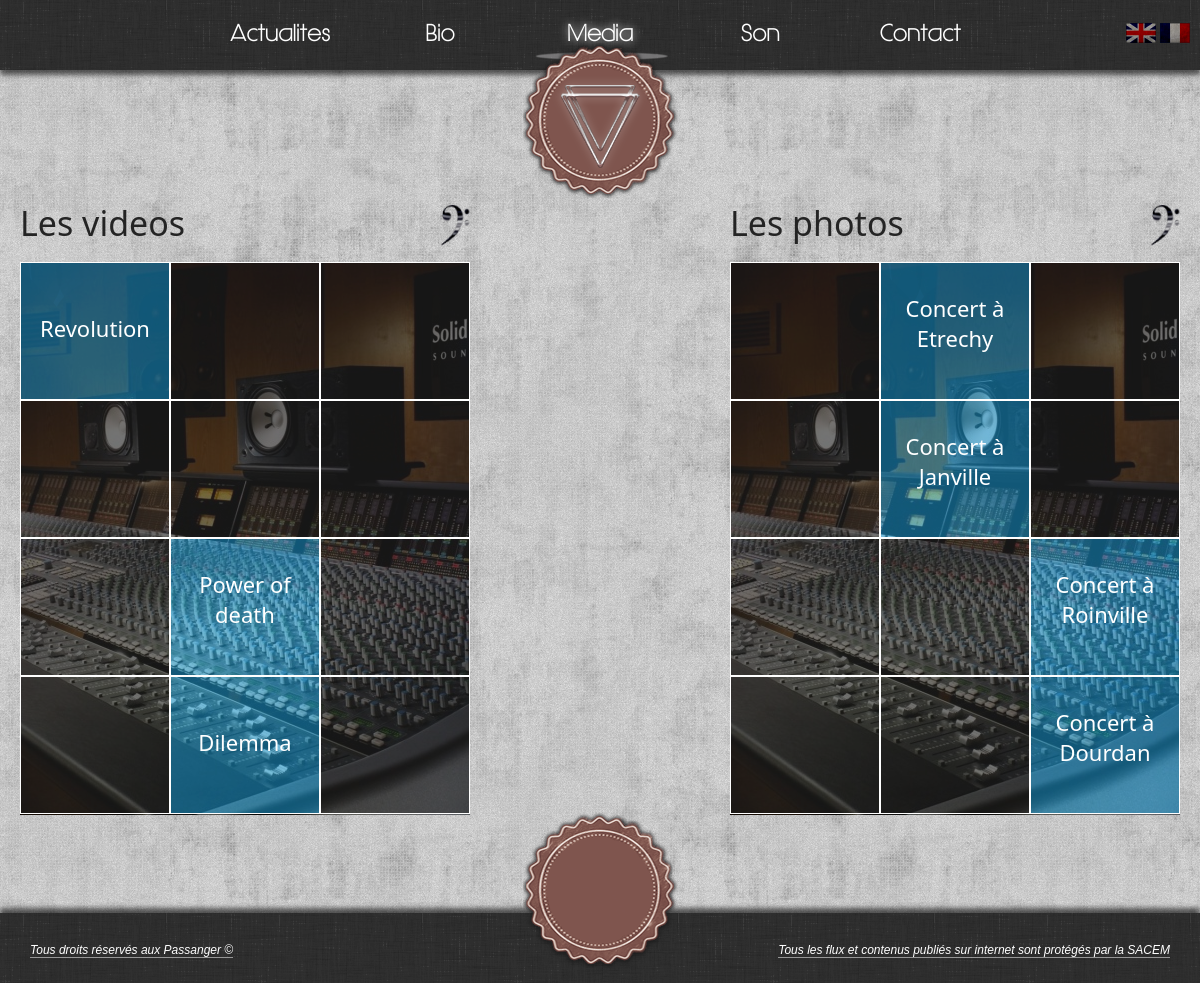
Screenshot of /fr-media with the database file from the repository.
### tables this page shows
CREATE TABLE IF NOT EXISTS `links` (
  `idLinks` smallint(5) unsigned NOT NULL AUTO_INCREMENT,
  `text` varchar(200) NOT NULL,
  `href` mediumtext NOT NULL,
  `lang` varchar(2) NOT NULL,
  PRIMARY KEY (`idLinks`)
);

CREATE TABLE IF NOT EXISTS `video` (
  `idVideo` smallint(5) unsigned NOT NULL AUTO_INCREMENT,
  `nom_table` varchar(255) NOT NULL,
  `url` longtext NOT NULL,
  `title` varchar(250) NOT NULL,
  `description` mediumtext NOT NULL,
  `thumb` varchar(250) NOT NULL,
  `lang` varchar(2) NOT NULL,
  PRIMARY KEY (`idVideo`)
);

CREATE TABLE IF NOT EXISTS `album_photo` (
  `idAlbum` smallint(5) NOT NULL AUTO_INCREMENT,
  `nomAlbum` varchar(255) NOT NULL DEFAULT '',
  `nbPhotos` int(5) NOT NULL DEFAULT '0',
  `dateAlbum` varchar(10) NOT NULL DEFAULT '',
  `lang` varchar(2) NOT NULL DEFAULT 'fr',
  PRIMARY KEY (`idAlbum`)
);

### class/Session.php (called while the page is built, shortened)
<?php
class Session{
    public function __construct($sessionName = 'anonyme',$cookieParams = array(), $timeout = 3600){
        $this->sessionName = (string) $sessionName;
        $this->cookieParams = array_merge(
			session_get_cookie_params(),
			$cookieParams
        );
    }
    public function write($key, $value){
        return $this;
    }
    public function read($key, $default = NULL){
        return (isset($_SESSION[$key]))? $_SESSION[$key] : $default;
    }
}

### bootstrap.php (called while the page is built, shortened)
<?php
require_once 'class/Session.php';
$session = new Session();

### class/Links.php (called while the page is built)
<?php
class Links{
    private $pdo = null;
    private $lang = null;
    public function __construct($pdo, $lang){
        $this->pdo = $pdo;
        $this->lang = $lang;
    }
    public function getAllLinks(){
        $request = "SELECT idLinks, text, href
			FROM links
			WHERE lang='".$this->lang."'";
		$links_array = array();
        try{
            $result = $this->pdo->query($request);
            while($ligne = $result->fetch(PDO::FETCH_ASSOC)){
                    $links_array[$ligne['idLinks']] = $ligne;
            }
            return $links_array;
        }catch(PDOException $e){
            print $e->getMessage();
        }
        return array();
    }
}

### class/Video.php (called while the page is built, shortened)
<?php
class Video{
    private $pdo = null;
    private $lang = null;
    public function __construct($pdo, $lang){
        $this->pdo = $pdo;
        $this->lang = $lang;
    }
    public function getAllVideo(){
        $request = "SELECT *
			FROM video
			WHERE lang='".$this->lang."'";
        $videos_array = array();
        try{
            $result = $this->pdo->query($request);
            while($ligne = $result->fetch(PDO::FETCH_ASSOC)){
                    $videos_array[$ligne['idVideo']] = $ligne;
            }
            return $videos_array;
        }catch(PDOException $e){
            print $e->getMessage();
        }
        return array();
    }
}

### class/AlbumPhoto.php (called while the page is built, shortened)
<?php
class AlbumPhoto{
    private $pdo = null;
    private $lang = null;
    public function __construct($pdo, $lang){
        $this->pdo = $pdo;
        $this->lang = $lang;
    }
    public function getAllAlbumPhoto(){
        $request = "SELECT idAlbum, nomAlbum, nbPhotos , dateAlbum
			FROM album_photo
			WHERE lang='".$this->lang."'
			ORDER BY dateAlbum DESC";
        $album_array = array();
        try {
            $result = $this->pdo->query($request);
            while($ligne = $result->fetch(PDO::FETCH_ASSOC)){
				$album_array[$ligne['idAlbum']] = $ligne;
            }
            return $album_array;
        } catch(PDOException $e) {
            print $e->getMessage();
        }
        return array();
    }
}

### media.php (the view, shortened to what this page needs)
<?php
    require_once 'class/Video.php';
    require_once 'class/AlbumPhoto.php';
    $Video = new Video($pdo,$session->read('langue'));
    $videos = $Video->getAllVideo();
    $AlbumPhoto = new AlbumPhoto($pdo,$session->read('langue'));
    $albums = $AlbumPhoto->getAllAlbumPhoto();
    $x_videos_array = array();
    for($k = 0; $k < count($videos); $k++){
	$x_videos_array[] = rand(0,2);
    }
    $y_videos_array = array();
    for($k = 0; $k < count($videos); $k++){
	$temp = rand(0,3);
	while(in_array($temp, $y_videos_array)){
	    $temp = rand(0,3);
	}
	$y_videos_array[] = $temp;
    }
    sort($x_videos_array);
    sort($y_videos_array);
    reset($videos);
    $x_album_array = array();
    for($k = 0; $k < count($albums); $k++){
	$x_album_array[] = rand(0,2);
    }
    $y_album_array = array();
    for($k = 0; $k < count($albums); $k++){
	$temp = rand(0,3);
	while(in_array($temp, $y_album_array)){
	    $temp = rand(0,3);
	}
	$y_album_array[] = $temp;
    }
    sort($x_album_array);
    sort($y_album_array);
    reset($albums);
?>
<div id="conteneur">
    <div class="left-column">
	<h1><?php echo VIDEO_TITLE;?></h1>
	<?php
	    $cpt = 0;
	    for($j = 0; $j < 4; $j++){
		for($i = 0; $i < 3; $i++){
		    if($cpt < count($videos) && $x_videos_array[$cpt] == $i && $y_videos_array[$cpt] == $j){
			$object = current($videos);
			echo '<div class="cube-preview active-vignette" data-id="' . $object["idVideo"] . '" style="' . (count(explode(' ', $object["title"])) > 1 ? 'padding-top: 30px; height: 106px;' : '') . '">' .
				$object["title"]
				. '</div>';
			$cpt++;
			next($videos);
		    }
		    else {
			echo '<div class="cube-preview"></div>';
		    }
		}
	    }
	?>
    </div>
    <div class="right-column">
	<h1><?php echo IMAGE_TITLE;?></h1>
	<?php
	    $cpt = 0;
	    for($j = 0; $j < 4; $j++){
		for($i = 0; $i < 3; $i++){
		    if($cpt < count($albums) && $x_album_array[$cpt] == $i && $y_album_array[$cpt] == $j){
			$object = current($albums);
			echo '<div class="cube-preview active-vignette" data-id="' . $object["idAlbum"] . '" style="' . (count(explode(' ', $object["nomAlbum"])) > 1 ? 'padding-top: 30px; height: 106px;' : '') . '">' .
				$object["nomAlbum"]
				. '</div>';
			$cpt++;
			next($albums);
		    }
		    else {
			echo '<div class="cube-preview"></div>';
		    }
		}
	    }
	?>
    </div>
</div>

### page/header.phtml (shortened to what this page needs)
<?php
	require_once 'class/Links.php';
	$links = new Links($pdo,$session->read('langue'));
	$linksInformation = $links->getAllLinks();
    $tag_langue = isset($_SESSION['langue'])?$_SESSION['langue']:'fr';
	$actual_url = ($_SERVER['REQUEST_URI'] == '/'?'/'.$tag_langue.'-home':$_SERVER['REQUEST_URI']);
?>
<header>
<div id="header_block">
	<div id="language">
		<a href="set_language.php?lang=en" title="English Version">
			<img src="public/media/image/flag_en.png" />
		</a>
		<a href="set_language.php?lang=fr" title="Version Française">
			<img src="public/media/image/flag_fr.png" />
		</a>
	</div>
	<div id="header">
		<ul>
		<?php
			foreach($linksInformation as $this_link_information){
				$id_css_array = explode('.',$this_link_information['href']);
				$id_css = reset($id_css_array);
				$url_tab = '/'.$tag_langue.'-'.$this_link_information['href'];
				if($this_link_information['href'] != 'home'){
					echo '
		<li '.(($actual_url == $url_tab)?'class="selected menu"':'class="menu"').'id="'.$id_css.'">
			<a href="'.$tag_langue.'-'.$this_link_information['href'].'">'.
				$this_link_information['text'].'
			</a>
		</li>';
				}
			}
		?>
		</ul>
		<div id="box">
		</div>
	</div>
	<div id="logo">
		<a href="<?php echo $tag_langue; ?>-home">
		</a>
	</div>
</div>
</header>

### public/css/style.css (style rules this page uses)
footer,header,nav,section,article { display: block; }
ul,ol,li,h1,h2,h3,h4,h5,h6,pre,form,body,html,p,blockquote,fieldset,input { margin:0; padding:0; }
:link,:visited { text-decoration:none }
ul,ol { list-style:none }
h1,h2,h3,h4,h5,h6,pre,code { font-size:1em; }
a img,:link img,:visited img { border:none }
html { height:100%; width: 100%; padding:0; margin:0; }
body { height:100%; width: 100%; margin:0; padding: 0; background: url('../media/image/grunge_wall.png'); }
a { text-decoration: none; }
#conteneur { z-index:3; position: relative; position: relative; width:100%; min-width:975px; background:none; margin-top: 130px; }
#contact_page h1, .left-column h1, .right-column h1 { font-family: "Segoe UI", Helvetica; font-weight: normal; font-size: 34px; margin-bottom: 40px; color: #242424; }
#language { float:right; margin-right:10px; margin-top:23px; }
#language img { height:20px; }
header { margin-top:0; width:100%; min-width:975px; height:70px; background:#111 url('../media/image/stressed_linen.png') left top repeat-x; z-index: 800; box-shadow: 0 5px 5px rgba(0,0,0,0.6); -webkit-box-shadow: 0 5px 5px rgba(0,0,0,0.6); -moz-box-shadow: 0 5px 5px rgba(0,0,0,0.6); -o-box-shadow: 0 5px 5px rgba(0,0,0,0.6); -ms-box-shadow: 0 5px 5px rgba(0,0,0,0.6); }
#header { position: relative; letter-spacing: 1px; font-weight:bold; font-family: Hasteristico, georgia, sans-serif; color: #fff; font-size: 22px; width:875px; height:70px; margin:auto; overflow: hidden; }
#header a { color: #fff; font-weight: bold; transition-property: all; transition-duration: .4s; -moz-transition-property: all; -moz-transition-duration: .4s; -webkit-transition-property: all; -webkit-transition-duration: .4s; -o-transition-property: all; -o-transition-duration: .4s; -ms-transition-property: all; -ms-transition-duration: .4s; }
#header ul { position:absolute; margin: 0; padding: 0; z-index:2; }
#header ul li { float:left; display:block; width: 160px; height: 50px; text-align:center; padding-top:20px; }
#header ul li.selected { text-shadow: 0px 0px 9px #eee; }
#news { margin-left:75px; }
#logo { width: 200px; height: 160px; margin: -30px auto 0 auto; position: relative; z-index:3; background: url("../media/image/logo1p.png") no-repeat scroll center center transparent; -moz-transition-property: background; -moz-transition-duration: .6s; -o-transition-property: background; -o-transition-duration: .6s; -webkit-transition-property: background; -webkit-transition-duration: .6s; transition-property: background; transition-duration: .6s; }
#logo a { display:block; width: 200px; height: 160px; }
#box { position: absolute; top: 10px; z-index:1; }
.left-column, .right-column { width: 450px; height: 615px; position: relative; background: transparent url(../media/image/studio.png) center 63px no-repeat; }
.left-column h1, .right-column h1 { background: transparent url(../media/image/clefa.png) right bottom no-repeat; margin-bottom: 16px; }
.left-column { float: left; margin-left: 20px; }
.right-column { float: right; margin-right: 20px; }
.left-column .cube-preview, .right-column .cube-preview { width: 148px; height: 136px; background: rgba(40,40,40,0.5); float: left; display: block; border: 1px solid #fff; }
.left-column .active-vignette, .right-column .active-vignette { background: transparent url(../media/image/bg-vignette.png) left top no-repeat; text-align: center; color: #fff; font-family: 'Segoe UI', helvetica; font-size: 22px; padding: 50px 5px 0 5px; height: 86px; width: 138px; cursor: pointer; transition-property: all; transition-duration: 0.5s; -moz-transition-property: all; -moz-transition-duration: 0.5s; -webkit-transition-property: all; -webkit-transition-duration: 0.5s; -o-transition-property: all; -o-transition-duration: 0.5s; -ms-transition-property: all; -ms-transition-duration: 0.5s; }

### rows the page displays
links: text "Actualites"
links: text "Bio"
links: text "Media"
links: text "Son"
links: text "Contact"
video: title "Revolution"
video: title "Power of death"
video: title "Dilemma"
album_photo: nomAlbum "Concert à Etrechy"
album_photo: nomAlbum "Concert à Janville"
album_photo: nomAlbum "Concert à Roinville"
album_photo: nomAlbum "Concert à Dourdan"

### other values shown
VIDEO_TITLE "Les videos"
IMAGE_TITLE "Les photos"
COPYRIGHT "Tous droits réservés aux Passanger ©"
SACEM "Tous les flux et contenus publiés sur internet sont protégés par la SACEM"
